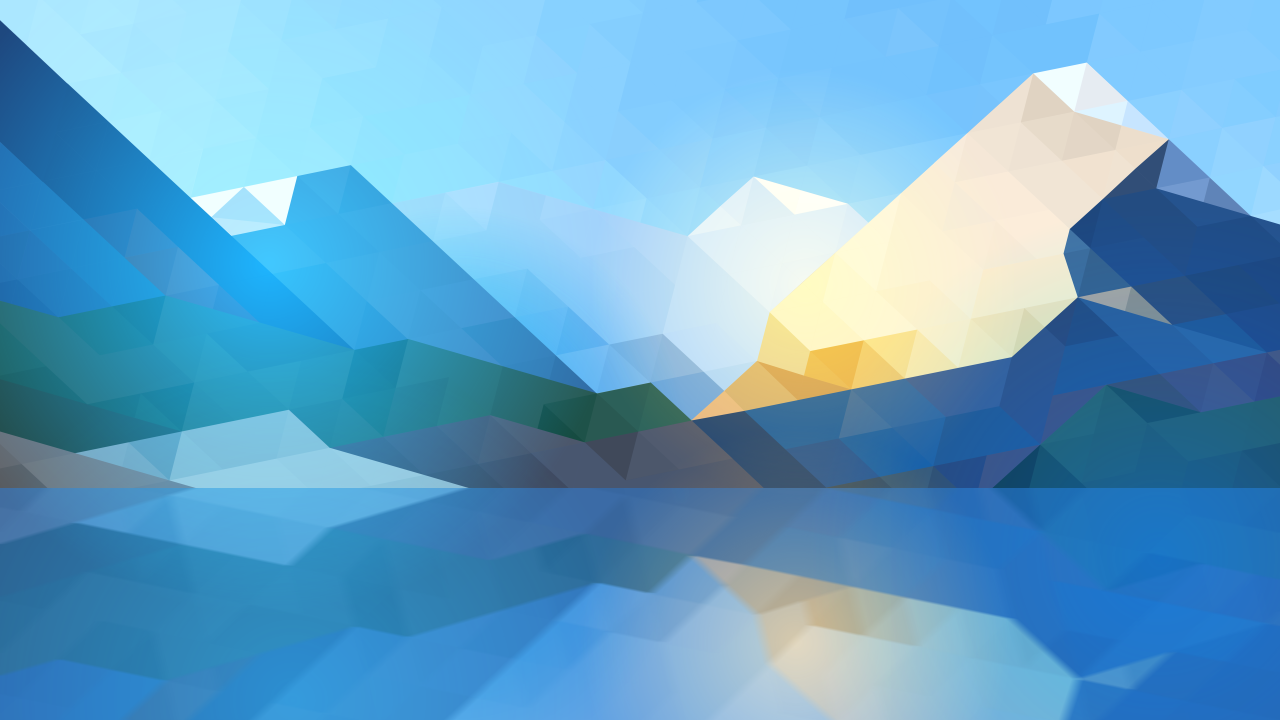
#> input picture wedge/interface/assets/specimen-source.png, 5120 x 2880 px (shown at 1/4 size)
$ python weave.py interface/assets/specimen-source.png -L 5 --out out
#> lines starting #> are read from the running program, lines starting #| are printed output that depends on the picture; after the words box and inside, x2 and y2 are one past the last pixel; in counts of white or black regions, pixels touching at a corner belong together
#!/usr/bin/env python3
"""FLOAT wedge — image -> binary two-shed structure with max float <= L in BOTH directions.

Claim ceiling: float-legal at L by construction. Nothing here is a woven or weavable claim.

Solver kernel is copied from the frozen proof (../float_proof.py) unchanged in behaviour.
What is added here: hard verification, fail-closed on any unmet constraint, exports, receipt.
"""
import argparse, hashlib, json, sys, time
from pathlib import Path

import numpy as np
from PIL import Image

# ---------------------------------------------------------------- input

def load_target(src, n):
    """Grayscale, centre-cropped square, resized to n, contrast-stretched to full range."""
    if src.startswith('pattern:'):
        a = synth(src.split(':', 1)[1], n)
    else:
        im = Image.open(src).convert('L')
        w, h = im.size
        s = min(w, h)
        im = im.crop(((w - s) // 2, (h - s) // 2, (w - s) // 2 + s, (h - s) // 2 + s))
        im = im.resize((n, n), Image.LANCZOS)
        a = np.asarray(im, dtype=np.float64) / 255.0
    lo, hi = a.min(), a.max()
    if hi - lo < 1e-9:
        raise SystemExit('FAIL: target has no tonal range')
    return (a - lo) / (hi - lo)


def synth(name, n):
    """Deterministic test patterns. Flat fields and hard edges are the worst case for a float bound."""
    y, x = np.mgrid[0:n, 0:n] / (n - 1.0)
    if name == 'rings':
        r = np.hypot(x - 0.5, y - 0.5)
        a = 0.5 + 0.5 * np.cos(r * 38)
        return a * (0.25 + 0.75 * (1 - y))          # rings under a vertical ramp
    if name == 'blocks':
        a = np.zeros((n, n))
        a[: n // 2, : n // 2] = 1.0                 # flat white quadrant: hardest case
        a[n // 2 :, n // 2 :] = 0.5
        a[: n // 2, n // 2 :] = x[: n // 2, n // 2 :]
        return a
    raise SystemExit(f'FAIL: unknown pattern {name!r} (have: rings, blocks)')

# ---------------------------------------------------------------- kernel (from frozen proof)

def solve(tgt, L, diffuse=True):
    """Row-exact DP (max run <= L along the row) with hard per-column forcing from the
    rows already placed (max run <= L down the column). Error diffused row->row."""
    h, w = tgt.shape
    D = np.zeros((h, w), dtype=np.int8)
    colval = np.full(w, -1, dtype=np.int8)
    colrun = np.zeros(w, dtype=np.int32)
    err = np.zeros(w)
    forced_dropped = 0
    for r in range(h):
        t = np.clip(tgt[r] + err, -0.5, 1.5) if diffuse else tgt[r]
        forced = np.full(w, -1, dtype=np.int8)
        at_limit = (colrun >= L)
        forced[at_limit] = 1 - colval[at_limit]
        for c in range(w - L):
            blk = forced[c:c + L + 1]
            if blk[0] != -1 and np.all(blk == blk[0]):
                forced[c + L] = -1
                forced_dropped += 1
        INF = 1e18
        cost = np.full((2, L + 1), INF)
        back = np.zeros((w, 2, L + 1, 2), dtype=np.int16)
        for v in (0, 1):
            if forced[0] in (-1, v):
                cost[v, 1] = (t[0] - v) ** 2
        for c in range(1, w):
            nc = np.full((2, L + 1), INF)
            nb = np.zeros((2, L + 1, 2), dtype=np.int16)
            for v in (0, 1):
                if forced[c] not in (-1, v):
                    continue
                d = (t[c] - v) ** 2
                for k in range(1, L):
                    if cost[v, k] < INF and cost[v, k] + d < nc[v, k + 1]:
                        nc[v, k + 1] = cost[v, k] + d
                        nb[v, k + 1] = (v, k)
                o = 1 - v
                kb = int(np.argmin(cost[o, 1:L + 1])) + 1
                if cost[o, kb] < INF and cost[o, kb] + d < nc[v, 1]:
                    nc[v, 1] = cost[o, kb] + d
                    nb[v, 1] = (o, kb)
            cost, back[c] = nc, nb
        if cost.min() >= INF:
            raise Infeasible(f'row {r} infeasible at L={L}')
        fv, fk = np.unravel_index(np.argmin(cost), cost.shape)
        row = np.zeros(w, dtype=np.int8)
        v, k = int(fv), int(fk)
        for c in range(w - 1, -1, -1):
            row[c] = v
            if c:
                v, k = (int(z) for z in back[c, v, k])
        D[r] = row
        same = (row == colval)
        colrun = np.where(same, colrun + 1, 1)
        colval = row.copy()
        if diffuse:
            e = t - row
            err = np.zeros(w)
            err[:-1] += 0.3125 * e[1:]
            err += 0.3125 * e
            err[1:] += 0.125 * e[:-1]
    return D, forced_dropped


class Infeasible(RuntimeError):
    pass


def floyd(tgt):
    """Unconstrained baseline: plain Floyd-Steinberg. No float bound. Present to show the cost."""
    h, w = tgt.shape
    a = tgt.copy()
    D = np.zeros((h, w), dtype=np.int8)
    for r in range(h):
        for c in range(w):
            v = 1 if a[r, c] >= 0.5 else 0
            D[r, c] = v
            e = a[r, c] - v
            if c + 1 < w:
                a[r, c + 1] += e * 7 / 16
            if r + 1 < h:
                if c:
                    a[r + 1, c - 1] += e * 3 / 16
                a[r + 1, c] += e * 5 / 16
                if c + 1 < w:
                    a[r + 1, c + 1] += e * 1 / 16
    return D

# ---------------------------------------------------------------- measurement

def maxrun(D, axis):
    m = 0
    A = D if axis == 0 else D.T
    for line in A:
        k = 1
        for i in range(1, len(line)):
            k = k + 1 if line[i] == line[i - 1] else 1
            m = max(m, k)
        m = max(m, k)
    return m


def box(a, f):
    n = a.shape[0] // f
    return a[:n * f, :n * f].reshape(n, f, n, f).mean(axis=(1, 3))


def metrics(D, tgt):
    d = D.astype(float)
    out = {'maxrun_h': maxrun(D, 0), 'maxrun_v': maxrun(D, 1),
           'rmse_1to1': float(np.sqrt(((d - tgt) ** 2).mean())), 'ink': float(d.mean())}
    for f in (2, 4):
        b1, b2 = box(d, f), box(tgt, f)
        out[f'rmse_blur{f}'] = float(np.sqrt(((b1 - b2) ** 2).mean()))
        sd = b1.std() * b2.std()
        out[f'pearson_blur{f}'] = float(np.corrcoef(b1.ravel(), b2.ravel())[0, 1]) if sd > 1e-12 else None
    return out

# ---------------------------------------------------------------- render / export

def render(D, s=4):
    """Honest interlacement: v=1 warp (vertical) over, v=0 weft (horizontal) over."""
    h, w = D.shape
    H, W = h * s, w * s
    yy, xx = np.mgrid[0:H, 0:W]
    ix, iy = xx % s, yy % s
    prof = np.array([0.72, 1.0, 1.0, 0.72]) if s == 4 else 0.72 + 0.28 * np.sin(np.pi * (np.arange(s) + 0.5) / s)
    warp = 236 * prof[ix]
    weft = 34 + 34 * prof[iy]
    up = np.repeat(np.repeat(D, s, 0), s, 1).astype(bool)
    img = np.where(up, warp, weft)
    nb_v = np.repeat(np.repeat(np.roll(D, 1, 0) != D, s, 0), s, 1)
    nb_h = np.repeat(np.repeat(np.roll(D, 1, 1) != D, s, 0), s, 1)
    img = np.where(up & nb_v & (iy == 0), img * 0.80, img)
    img = np.where((~up) & nb_h & (ix == 0), img * 0.80, img)
    return Image.fromarray(np.clip(img, 0, 255).astype(np.uint8), 'L')


def lift_bitmap(D):
    """One pixel per intersection. White = warp up (lifted), black = weft up."""
    return Image.fromarray((D.astype(np.uint8) * 255), 'L').convert('1')


def wif_liftplan(D, L):
    """WIF 1.1, straight-draw liftplan: warp end i (1-based) = column i-1 (left->right) on shaft
    i; pick j (1-based) = row j-1 (top->bottom); a listed shaft is raised. Port of float-core.js
    wif(), kept byte-for-byte equivalent in structure (verified against it on a 6x6 case).
    Honest limit: Shafts=n here can reach n=240, spec-valid but beyond what real shaft-loom
    software (Fiberworks, WeavePoint) typically supports (~40-60); this targets a digital-Jacquard
    bitmap loader, not a physical shaft loom, per the wedge's own claim ceiling."""
    n = D.shape[0]
    lines = ['[WIF]', 'Version=1.1', 'Date=' + time.strftime('%Y-%m-%d', time.gmtime()),
             'Developers=FLOAT wedge (private)', 'Source Program=FLOAT', 'Source Version=wedge',
             '', '[CONTENTS]', 'WEAVING=true', 'WARP=true', 'WEFT=true', 'THREADING=true',
             'LIFTPLAN=true', 'TEXT=true',
             '', '[TEXT]', f'Title=FLOAT L={L} {n}x{n}',
             'Note1=float-legal at L by construction; not a woven or weavable claim',
             'Note2=warp end i = lift bitmap column i (left to right); pick j = lift bitmap row j (top to bottom)',
             '', '[WEAVING]', f'Shafts={n}', 'Treadles=0', 'Rising Shed=true',
             '', '[WARP]', f'Threads={n}', '', '[WEFT]', f'Threads={n}', '', '[THREADING]']
    lines += [f'{i}={i}' for i in range(1, n + 1)]
    lines += ['', '[LIFTPLAN]']
    for r in range(n):
        up = ','.join(str(c + 1) for c in range(n) if D[r, c])
        lines.append(f'{r + 1}={up}')
    return '\r\n'.join(lines) + '\r\n'


def sha256(p):
    return hashlib.sha256(Path(p).read_bytes()).hexdigest()

# ---------------------------------------------------------------- view

VIEW = """<!doctype html><meta charset="utf-8"><title>{title}</title>
<style>
body{{margin:0;background:#111;color:#ccc;font:13px/1.5 ui-monospace,monospace}}
main{{display:flex;flex-direction:column;align-items:center;gap:10px;padding:16px}}
img{{image-rendering:pixelated;max-width:92vw}}
button{{font:inherit;padding:6px 12px;background:#222;color:#ccc;border:1px solid #555;cursor:pointer}}
table{{border-collapse:collapse}} td{{padding:2px 10px;border:1px solid #333}}
.bad{{color:#e66}} .ok{{color:#6d6}}
</style>
<main>
<div id="cap"></div>
<img id="v">
<button id="t">toggle (or press space)</button>
<table>
<tr><td>structure</td><td>{w} x {h}</td><td>L</td><td>{L}</td></tr>
<tr><td>bounded max run h / v</td><td class="ok">{ch} / {cv}</td>
    <td>unconstrained max run h / v</td><td class="bad">{bh} / {bv}</td></tr>
</table>
<div>float-legal at L by construction. not a woven or weavable claim.</div>
</main>
<script>
const A=['preview.png','preview_baseline.png'],
      C=['bounded  L={L}  max run {ch}/{cv}','unconstrained baseline  max run {bh}/{bv}'];
let i=0;const v=document.getElementById('v'),c=document.getElementById('cap');
function draw(){{v.src=A[i];c.textContent=C[i];}}
document.getElementById('t').onclick=()=>{{i=1-i;draw();}};
addEventListener('keydown',e=>{{if(e.code==='Space'){{e.preventDefault();i=1-i;draw();}}}});
draw();
</script>
"""

# ---------------------------------------------------------------- main

def run(src, L, n, outdir, scale=None):
    if L < 1:
        raise SystemExit('FAIL: L must be >= 1')
    out = Path(outdir)
    out.mkdir(parents=True, exist_ok=True)
    tgt = load_target(src, n)
#> in load_target, `im = im.resize((n, n), Image.LANCZOS)`:
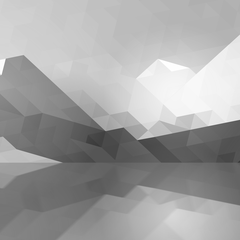
#> im: PIL image 240x240 L; min 55, max 255, mean 163.4
#> in load_target, `lo, hi = a.min(), a.max()`: lo = 0.216; hi = 1
    s = scale or (4 if n <= 120 else 2)

    t0 = time.time()
    try:
        D, forced_dropped = solve(tgt, L)
#> after the loop in solve, `for r in range(h):`:
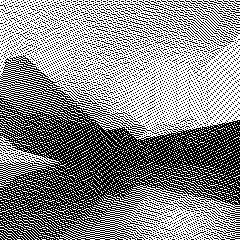
#> D: shape (240, 240) int8; values 0 (black) and 1 (white), 53.8% white; black in thin lines or dots
#> after the loop in solve, `for r in range(h):`: forced_dropped = 0
#> forced_dropped = 0
    except Infeasible as e:
        (out / 'receipt.json').write_text(json.dumps(
            {'status': 'FAIL', 'reason': f'infeasible: {e}', 'source': src, 'L': L,
             'structure': [n, n]}, indent=1))
        raise SystemExit(f'FAIL (closed): {e}')
    solve_s = time.time() - t0

    m = metrics(D, tgt)
#> call 2 of maxrun, with axis = 1
#> in maxrun (call 2), `A = D if axis == 0 else D.T`:
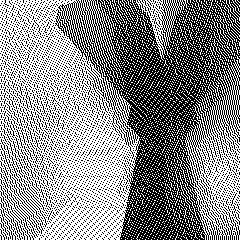
#> A: shape (240, 240) int8; values 0 (black) and 1 (white), 53.8% white; black in thin lines or dots
    B = floyd(tgt)
#> after the loop in floyd, `for r in range(h):`:
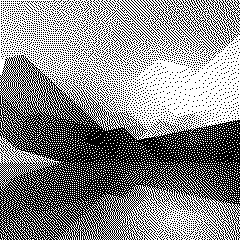
#> D: shape (240, 240) int8; values 0 (black) and 1 (white), 54.2% white; black in thin lines or dots
#> after the loop in floyd, `for r in range(h):`:
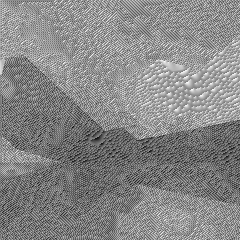
#> a: shape (240, 240) float64; min -0.175, max 1.13, mean 0.518; drawn with min black and max white
    mb = metrics(B, tgt)

    # --- hard verification. Any breach fails closed: no preview, no bitmap, no ok receipt.
    problems = []
    if m['maxrun_h'] > L:
        problems.append(f"maxrun_h {m['maxrun_h']} > L {L}")
    if m['maxrun_v'] > L:
        problems.append(f"maxrun_v {m['maxrun_v']} > L {L}")
    if forced_dropped:
        problems.append(f'forced_dropped {forced_dropped}: a column constraint was relaxed, '
                        'guarantee void')
    if problems:
        (out / 'receipt.json').write_text(json.dumps(
            {'status': 'FAIL', 'reason': problems, 'source': src, 'L': L,
             'structure': [n, n], 'measured': m}, indent=1))
        raise SystemExit('FAIL (closed): ' + '; '.join(problems))

    Image.fromarray((tgt * 255).astype(np.uint8)).save(out / 'target.png')
    render(D, s).save(out / 'preview.png')
#> in render, `up = np.repeat(np.repeat(D, s, 0), s, 1).astype(bool)`: up: shape (480, 480) bool; 53.8% white; black in thin lines or dots
#> in render, `img = np.where(up, warp, weft)`: img: shape (480, 480) float64; values 65.21 (black) and 216.6 (white), 53.8% white; black in thin lines or dots
#> in render, `nb_v = np.repeat(np.repeat(np.roll(D, 1, 0) != D, s, 0), s, 1)`: nb_v: shape (480, 480) bool; 57.2% white; black in thin lines or dots
#> in render, `nb_h = np.repeat(np.repeat(np.roll(D, 1, 1) != D, s, 0), s, 1)`: nb_h: shape (480, 480) bool; 38.1% white in thin lines or dots
    render(B, s).save(out / 'preview_baseline.png')
#> call 2 of render, with s = 2
#> in render (call 2), `up = np.repeat(np.repeat(D, s, 0), s, 1).astype(bool)`: up: shape (480, 480) bool; 54.2% white; black in thin lines or dots
#> in render (call 2), `img = np.where(up, warp, weft)`: img: shape (480, 480) float64; values 65.21 (black) and 216.6 (white), 54.2% white; black in thin lines or dots
#> in render (call 2), `nb_v = np.repeat(np.repeat(np.roll(D, 1, 0) != D, s, 0), s, 1)`: nb_v: shape (480, 480) bool; 50.4% white; 138 black regions (116 under 20 px), largest, box (x1, y1, x2, y2) and area: (0, 0, 480, 480) 112100, (0, 166, 46, 176) 280, (206, 432, 242, 438) 144
#> in render (call 2), `nb_h = np.repeat(np.repeat(np.roll(D, 1, 1) != D, s, 0), s, 1)`:
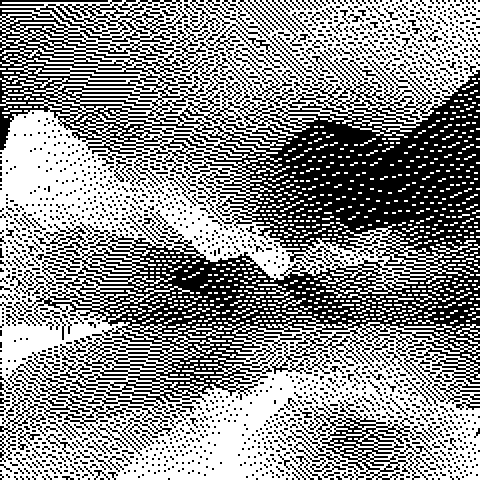
#> nb_h: shape (480, 480) bool; 56.4% white; 1475 black regions (1314 under 20 px), largest, box (x1, y1, x2, y2) and area: (0, 0, 480, 460) 81028, (296, 400, 438, 480) 2796, (290, 430, 346, 478) 412
#> in render (call 2), `img = np.where(up & nb_v & (iy == 0), img * 0.80, img)`:
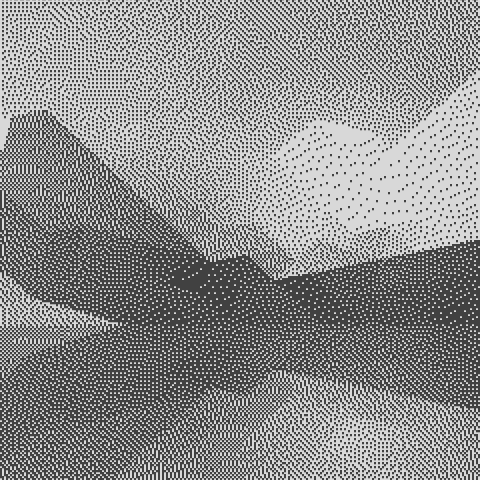
#> img: shape (480, 480) float64; min 65.21, max 216.6, mean 141.8
    lb = lift_bitmap(D)
#> in lift_bitmap, `return Image.fromarray((D.astype(np.uint8) * 255), 'L').convert('1')`: returned value: PIL image 240x240 1; 53.8% white; black in thin lines or dots
    lb.save(out / 'lift.png')
    lb.save(out / 'lift.bmp')
    lb.save(out / 'lift.tif')
    (out / 'lift.wif').write_text(wif_liftplan(D, L))
    (out / 'view.html').write_text(VIEW.format(
        title=f'FLOAT L={L}', w=n, h=n, L=L,
        ch=m['maxrun_h'], cv=m['maxrun_v'], bh=mb['maxrun_h'], bv=mb['maxrun_v']))

    receipt = {
        'status': 'OK',
        'claim': 'float-legal at L by construction; NOT a woven or weavable claim',
        'generated_utc': time.strftime('%Y-%m-%dT%H:%M:%SZ', time.gmtime()),
        'source': src,
        'structure': {'warp_threads': n, 'weft_threads': n, 'total_intersections': n * n},
        'L': L,
        'measured': {'maxrun_h': m['maxrun_h'], 'maxrun_v': m['maxrun_v'],
                     'constraint_satisfied': True, 'forced_dropped': forced_dropped,
                     'infeasible_rows': 0},
        'fidelity': {k: m[k] for k in ('rmse_1to1', 'rmse_blur2', 'pearson_blur2',
                                       'rmse_blur4', 'pearson_blur4', 'ink')},
        'unconstrained_baseline': {'algorithm': 'floyd-steinberg', 'maxrun_h': mb['maxrun_h'],
                                   'maxrun_v': mb['maxrun_v'],
                                   'rmse_blur4': mb['rmse_blur4'],
                                   'pearson_blur4': mb['pearson_blur4'],
                                   'float_bound_respected': False},
        'lift_bitmap': {'convention': 'white(1) = warp up / lifted; black(0) = weft up',
                        'pixels_per_intersection': 1,
                        'files': ['lift.png', 'lift.bmp', 'lift.tif']},
        'wif': {'version': '1.1', 'convention': 'straight threading (1 shaft per warp end), '
                'explicit per-pick LIFTPLAN, no treadles', 'unambiguous': True,
                'honest_limit': f'Shafts={n} is spec-valid but exceeds typical shaft-loom '
                'software support (~40-60); targets a digital-Jacquard bitmap loader, not a '
                'physical shaft loom', 'files': ['lift.wif']},
        'preview': {'render_scale_px_per_thread': s, 'files': ['preview.png',
                                                               'preview_baseline.png']},
        'solver': {'rows': 'exact DP, max run <= L per row',
                   'columns': 'hard forcing from placed rows, greedy in the vertical direction',
                   'optimality': 'not jointly optimal; satisfies L, not proven minimum-error',
                   'seconds': round(solve_s, 3)},
    }
    receipt['sha256'] = {f.name: sha256(f) for f in sorted(out.iterdir())
                         if f.name != 'receipt.json'}
    (out / 'receipt.json').write_text(json.dumps(receipt, indent=1))

    p4 = f'{m["pearson_blur4"]:.4f}' if m['pearson_blur4'] is not None else 'nan (L=1: no variance)'
    print(f'OK  {src}  L={L}  {n}x{n}  maxrun h/v = {m["maxrun_h"]}/{m["maxrun_v"]}  '
          f'(baseline {mb["maxrun_h"]}/{mb["maxrun_v"]})  '
          f'pearson_b4 {p4}  -> {out}')
#| OK  interface/assets/specimen-source.png  L=5  240x240  maxrun h/v = 5/5  (baseline 69/75)  pearson_b4 0.9659  -> out
    return receipt


if __name__ == '__main__':
    ap = argparse.ArgumentParser(description='FLOAT: image -> float-bounded two-shed structure')
    ap.add_argument('source', help='image path, or pattern:rings / pattern:blocks')
    ap.add_argument('-L', type=int, required=True, help='max float length, both directions')
    ap.add_argument('-n', '--size', type=int, default=240, help='structure size in threads')
    ap.add_argument('-o', '--out', required=True, help='output directory')
    ap.add_argument('--scale', type=int, default=None, help='preview px per thread')
    a = ap.parse_args()
    try:
        run(a.source, a.L, a.size, a.out, a.scale)
    except SystemExit as e:
        print(e, file=sys.stderr)
        raise
